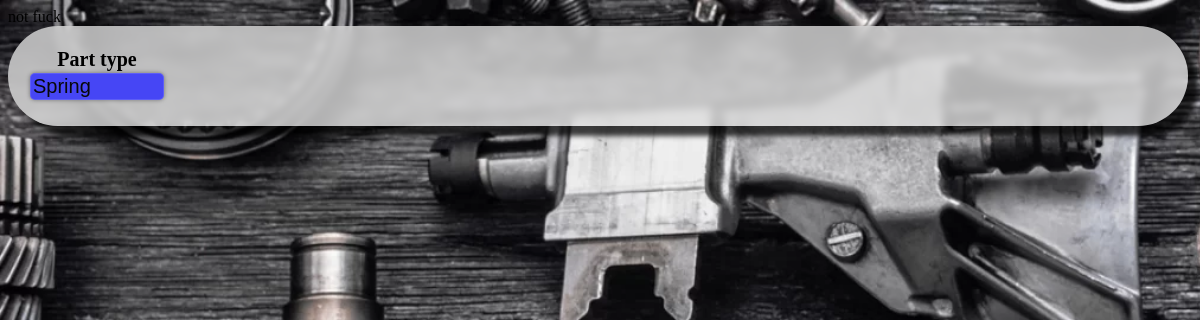
Before: /web_page/mehanic.php?part_type=Spring with the older database file.
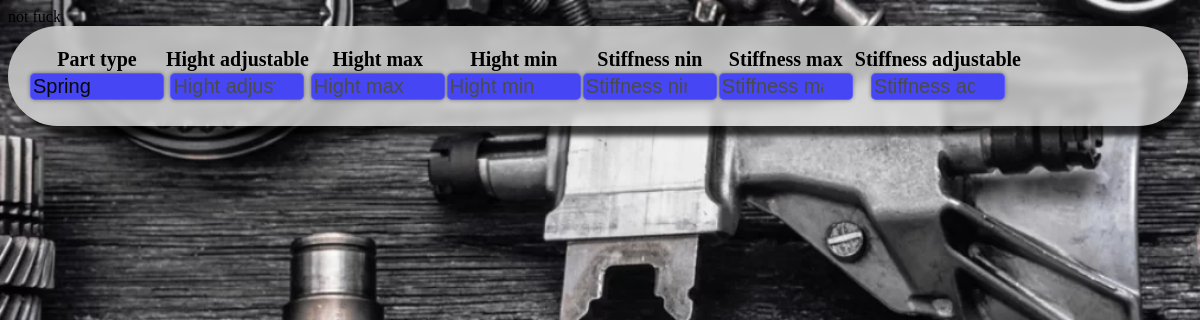
After: the same page with the newer database file.
### tables this page shows
CREATE TABLE IF NOT EXISTS `part_display_colums` (
  `id` int NOT NULL AUTO_INCREMENT,
  `Part_type` varchar(20) NOT NULL DEFAULT '0',
  `Display_string` varchar(20) NOT NULL DEFAULT '0',
  `Column_id` int NOT NULL DEFAULT '0',
  PRIMARY KEY (`id`),
  KEY `Part_type` (`Part_type`),
  KEY `Display_columns` (`Display_string`) USING BTREE,
  CONSTRAINT `FK_part_display_colums_display_colums` FOREIGN KEY (`Display_string`) REFERENCES `display_colums` (`id`),
  CONSTRAINT `FK_part_display_colums_part_types` FOREIGN KEY (`Part_type`) REFERENCES `part_types` (`id`)
);

### web_page/php/functions.php (called while the page is built, shortened)
<?php
function DBConnect() {
    $mysqli = new mysqli(SERVER, USERNAME, PASSWORD, DATABASE);
    return $mysqli;
}
$mysqli = DBConnect();
function GetPartIndexes($part) {
    global $mysqli;
    $stmt = $mysqli->prepare("SELECT part_display_colums.Display_string, CONCAT(display_colums.Data_type, part_display_colums.Column_id) AS `Column`, LOWER(REPLACE(part_display_colums.Display_string, ' ', '_')) AS `Col_name` FROM part_display_colums INNER JOIN display_colums ON part_display_colums.Display_string = display_colums.id WHERE Part_type = ?;");
    $stmt->bind_param("s", $part);
    $stmt->execute();
    $result = $stmt->get_result();
    $data = $result->fetch_all(MYSQLI_ASSOC);
    return $data;
}
?>

### web_page/mehanic.php (the view, shortened to what this page needs)
<!DOCTYPE html>
<?php
include "php/functions.php";
if (isset($_GET['part_type'])) {
    $part_type = urldecode($_GET['part_type']);
} else {
    $part_type = '';
}
if (isset($_GET["last_input"])) {
    $last = urldecode($_GET['last_input']);
} else {
    $last = '';
}
$last_input_i = 0;
?>
<html>
    <head>
    </head>
    <body onload="SetUpDynamicData('<?php echo $part_type ?>', '<?php echo $last ?>', '<?php echo $last_input_i ?>');">
        <main class="pad_right">
            <div class="pad_right search">
                <table id="search_table">
                    <tr class="search">
                        <th class="search">
                            Part type
                        </th>
                        <?php
                        $data = GetPartIndexes($part_type);
                        foreach ($data as $row) {
                            echo "<th class='search'>" . $row["Display_string"] . "</th>";
                        }
                        ?>
                    </tr>
                    <tr class="search">
                        <th class="search">
                            <input <?php echo "value='$part_type'"; ?> type="text" id="part_type" list="part_type_list" placeholder="Part type" class="custom-select" oninput="SendDataWhenNotTyping(part_type.value, 'part_type', false);" onchange="SendDataWhenNotTyping(part_type.value, 'part_type', true);">
                        </th>
                        <?php
                        foreach ($data as $row) {
                            $col = $row["Display_string"];
                            $col_id = $row["Column"];
                            $col_name = $row["Col_name"];
                            $options = getDistinctOptions($part_type, $col_id);
                            if (isset($_GET[$col_name])) {
                                $value = urldecode($_GET[$col_name]);
                            } else {
                                $value = '';
                            }
                            $temp = <<<EOT
                            <th class='search'><input value='$value' type='text' id='$col_name' list='{$col_name}_list' placeholder='$col' class='custom-select' oninput="SendDataWhenNotTyping($col_name.value, \x27$col_name\x27, false);" onchange="SendDataWhenNotTyping($col_name.value, \x27$col_name\x27, true);"><datalist id='{$col_name}_list'>$options</datalist></th>
                            EOT;
                            echo $temp;
                        }
                        ?>
                    </tr>
                </table>
            </div>
        </main>
    </body>
</html>

### web_page/mehanic.php (style rules this page uses)
html, body { width: 100%; height: 100%; }
body { background: url(../img/background3.webp) no-repeat; background-size: cover; overflow: hidden; }
.pad_right { padding-right: 20px; }
th.search, tr.search { padding: 0px; }
div.search { border-radius: 65px; padding: 20px; vertical-align: middle; height: 60px; background-color: rgba(220, 220, 220, 0.8); font-size: 20px; box-shadow: 10px 10px 5px 0px rgba(0,0,0,0.75); backdrop-filter: blur(4px); -webkit-backdrop-filter: blur(4px); }
.custom-select { border-radius: 5px; border: 1px solid rgba(255, 255, 255, 0.13); box-shadow: 0px 0px 4px 0px rgba(0,0,0,0.4); background-color: rgb(70, 70, 245); font-size: 20px; color: rgb(8, 8, 8); width: 128px; transition: background-color, 0.7s; }
.custom-select::placeholder { color: rgb(75, 75, 75); }

Changed rows visible on the page:
now on this page (row edited): part_display_colums: Display_string "Hight adjustable", value "Hight adjustable"
now on this page (row edited): part_display_colums: Display_string "Hight max", value "Hight max"
now on this page (row edited): part_display_colums: Display_string "Hight min", value "Hight min"
now on this page (row edited): part_display_colums: Display_string "Stiffness nin", value "Stiffness nin"
now on this page (row edited): part_display_colums: Display_string "Stiffness max", value "Stiffness max"
now on this page (row edited): part_display_colums: Display_string "Stiffness adjustable", value "Stiffness adjustable"
